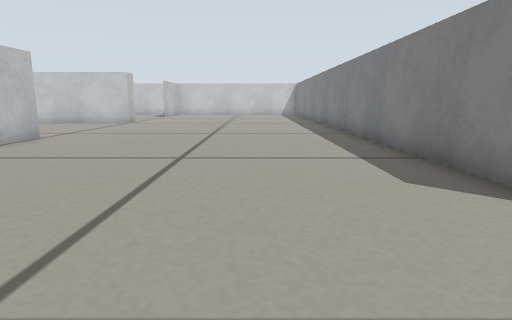
view 1 (above)

16 first-person views from a walk through a Gazebo world. The camera is 0.22 m above the floor, tilts 10° down and sees 75° across. The floor is counted in squares, 0.2 m on a side. Each view is taken from the middle of a square. On the plan, view 1 faces up. The plan holds only what a view shows up to about 13 squares ahead; the rest is blank. Robots are left out.

view 2
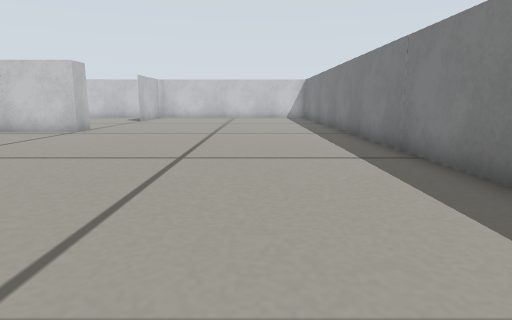

view 3
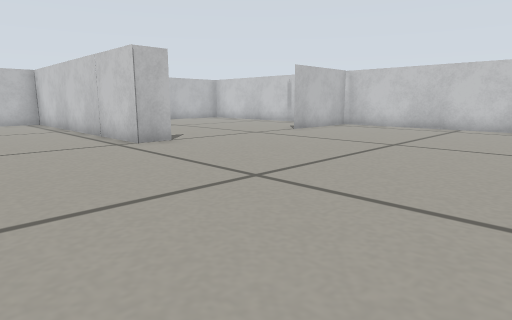

view 4
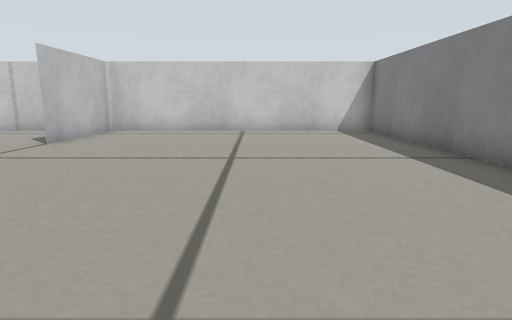

view 5
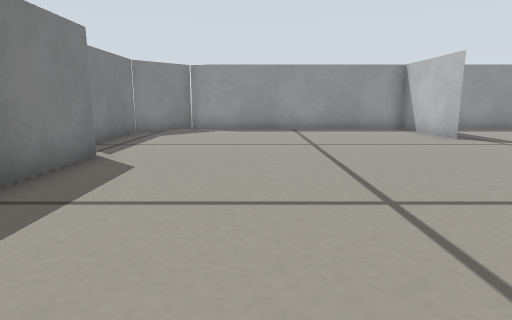

view 6
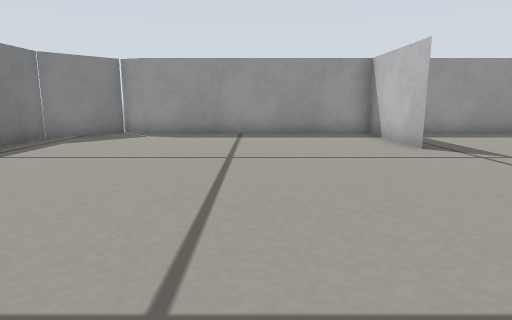

view 7
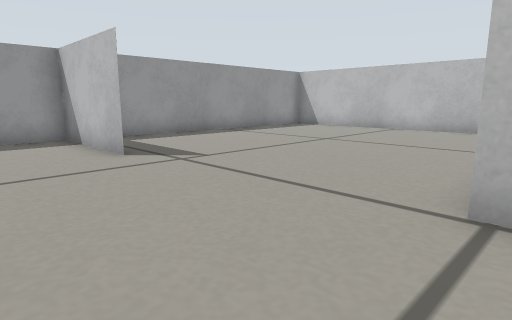

view 8
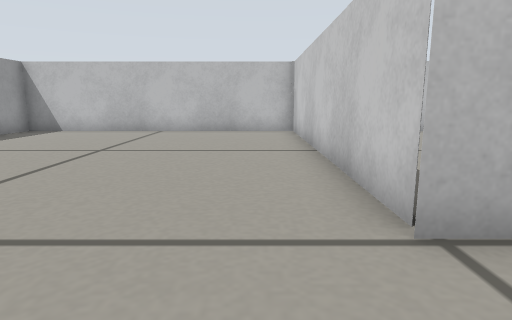

view 9
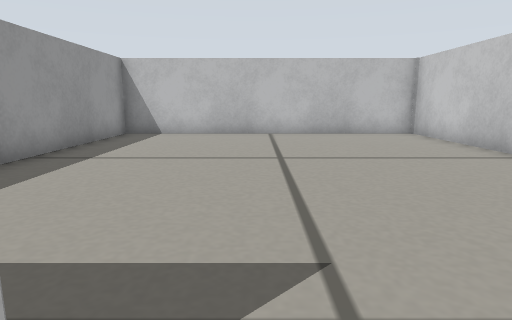

view 10
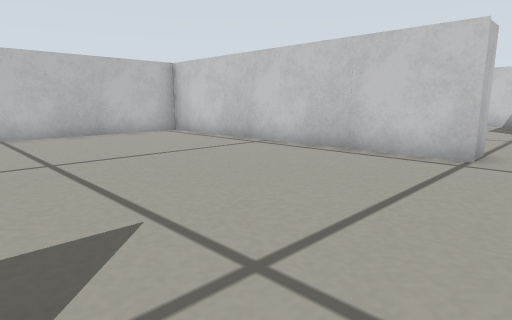

view 11
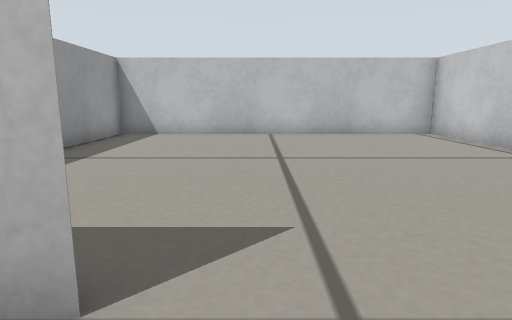

view 12
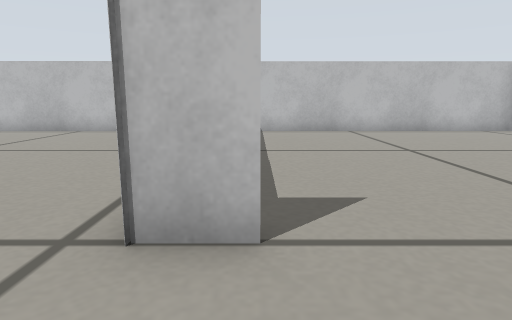

view 13
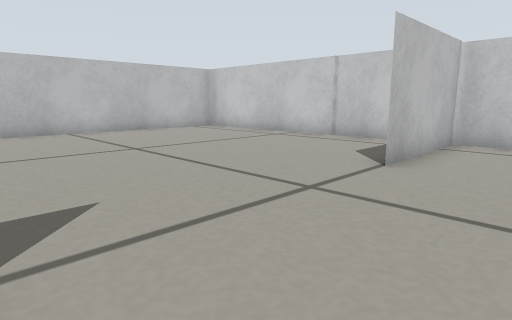

view 14
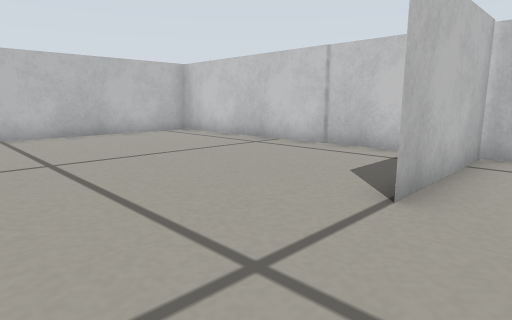

view 15
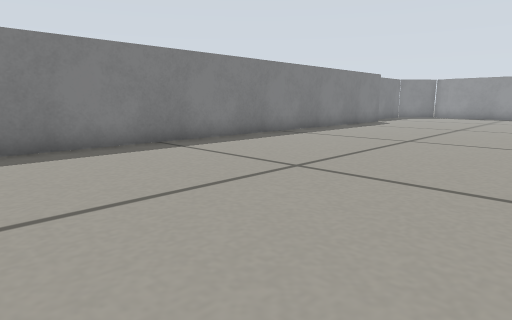

view 16
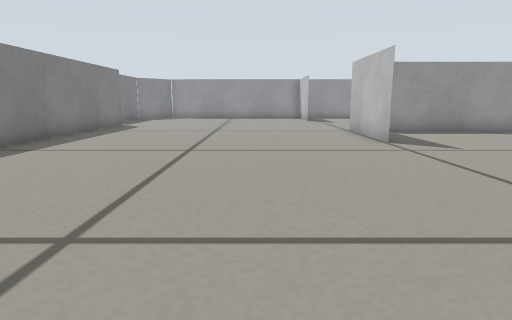

### Floor plan
Points are (right, up) in squares from view 1. A wall is a line through its corners. A room is listed if a view was taken in it or the views show most of it. See-through windows are left out.
Room 1 (views 1, 2, 3, 4, 5, 6, 7, 8, 9, 10, 11, 12, 13, 14, 15, 16)
walls: (-6.6, 10.1) (-6.6, 6.4); (-6.6, 18.1) (-6.6, 17) (-7.6, 17); (3.3, 3.1) (3.3, 27.6) (-6.6, 27.6) (-6.6, 23.5); (-5.9, 0.4) (-5.9, -3.5) (1.9, -3.5); (2.8, -3.5) (4.3, -1.9) (4.3, 1.1)
ways out: opening at (-6, 21) to room 2; opening at (-5.2, 3) to room 3; opening at (-7, 13.5) to room 4
Room 2 (no view inside)
walls: (-8, 27.6) (-16.4, 27.6) (-16.4, 16.9)
ways out: opening at (-6, 21) to room 1
Room 3 (no view inside)
walls: (-6.6, 6.4) (-16.5, 6.4); (-16.4, 6) (-16.4, -3.5) (-7.5, -3.5)
ways out: opening at (-5.2, 3) to room 1
Room 4 (no view inside)
walls: (-16.4, 16.9) (-16.4, 6); (-7.6, 17) (-16.5, 17); (-16.5, 6.4) (-8, 6.4)
ways out: opening at (-7, 13.5) to room 1

Positions as (right, up) in squares from view 1, and headings:
1: (0, 0), facing up
2: (0, 5), facing up
3: (2, 13), facing up-left
4: (-1, 15), facing up
5: (0, 10), facing down
6: (-2, 8), facing down
7: (-3, 7), facing down-left
8: (-4, 5), facing left
9: (-5, 1), facing left
10: (-5, 10), facing up-left
11: (-5, 11), facing left
12: (-4, 18), facing left
13: (-4, 18), facing up-left
14: (-5, 20), facing up-left
15: (-5, 21), facing down-right
16: (-3, 19), facing down
